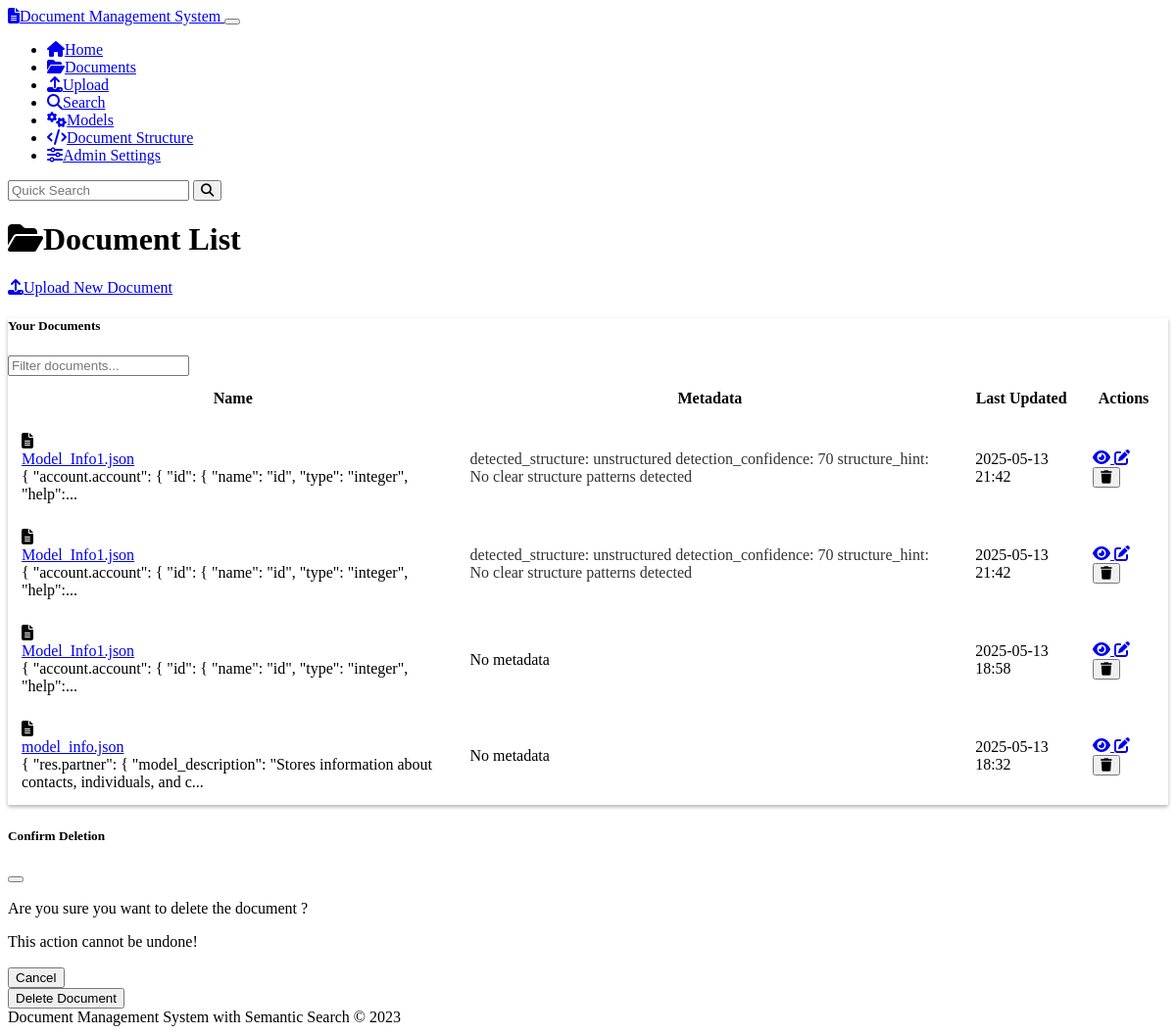
Screenshot of /documents with the database file from the repository.
### models.py (models this page shows, shortened)
class Document(db.Model):
    id = db.Column(db.String(36), primary_key=True, default=lambda: str(uuid.uuid4()))
    name = db.Column(db.String(255), nullable=False)
    content = db.Column(db.Text, nullable=False)
    mime_type = db.Column(db.String(100), nullable=False)
    created_at = db.Column(db.DateTime, default=datetime.datetime.utcnow)
    updated_at = db.Column(db.DateTime, default=datetime.datetime.utcnow, onupdate=datetime.datetime.utcnow)
    chunks = db.relationship('Chunk', backref='document', cascade='all, delete-orphan')
    doc_metadata = db.relationship('Metadata', backref='document', cascade='all, delete-orphan')

class Metadata(db.Model):
    id = db.Column(db.String(36), primary_key=True, default=lambda: str(uuid.uuid4()))
    document_id = db.Column(db.String(36), db.ForeignKey('document.id'), nullable=False)
    key = db.Column(db.String(100), nullable=False)
    value = db.Column(db.String(255), nullable=False)

### routes.py (the view)
@app.route('/documents')
def document_list():
    documents = Document.query.order_by(Document.updated_at.desc()).all()
    documents_with_metadata = []
    for doc in documents:
        doc_metadata = Metadata.query.filter_by(document_id=doc.id).all()
        documents_with_metadata.append({
            'document': doc,
            'metadata': doc_metadata
        })
    return render_template('document_list.html', documents=documents_with_metadata)

### templates/document_list.html (shortened to what this page needs)
{% extends 'base.html' %}
{% block content %}
<div class="row mb-4">
    <div class="col-md-6">
        <h1><i class="fas fa-folder-open me-2"></i>Document List</h1>
    </div>
    <div class="col-md-6 text-md-end">
        <a href="{{ url_for('upload') }}" class="btn btn-primary">
            <i class="fas fa-upload me-1"></i>Upload New Document
        </a>
    </div>
</div>
{% if documents %}
    <div class="row mb-4">
        <div class="col-12">
            <div class="card">
                <div class="card-header">
                    <div class="row align-items-center">
                        <div class="col-md-6">
                            <h5 class="mb-0">Your Documents</h5>
                        </div>
                        <div class="col-md-6">
                            <input type="text" id="document-search" class="form-control" placeholder="Filter documents...">
                        </div>
                    </div>
                </div>
                <div class="table-responsive">
                    <table class="table table-hover align-middle mb-0">
                        <thead>
                            <tr>
                                <th>Name</th>
                                <th>Metadata</th>
                                <th>Last Updated</th>
                                <th class="text-center">Actions</th>
                            </tr>
                        </thead>
                        <tbody>
                            {% for doc_item in documents %}
                                <tr class="document-row">
                                    <td>
                                        <div class="d-flex align-items-center">
                                            <i class="fas fa-file-alt text-muted me-2"></i>
                                            <div>
                                                <a href="{{ url_for('document_view', document_id=doc_item.document.id) }}" class="text-decoration-none">
                                                    {{ doc_item.document.name }}
                                                </a>
                                                <div class="small text-muted">
                                                    {{ (doc_item.document.content[:100] + '...') if doc_item.document.content|length > 100 else doc_item.document.content }}
                                                </div>
                                            </div>
                                        </div>
                                    </td>
                                    <td>
                                        {% if doc_item.metadata %}
                                            {% for meta in doc_item.metadata %}
                                                <span class="badge bg-secondary me-1">
                                                    {{ meta.key }}: {{ meta.value }}
                                                </span>
                                            {% endfor %}
                                        {% else %}
                                            <span class="text-muted">No metadata</span>
                                        {% endif %}
                                    </td>
                                    <td>{{ doc_item.document.updated_at.strftime('%Y-%m-%d %H:%M') }}</td>
                                    <td>
                                        <div class="btn-group">
                                            <a href="{{ url_for('document_view', document_id=doc_item.document.id) }}"
                                               class="btn btn-sm btn-outline-info" title="View Document">
                                                <i class="fas fa-eye"></i>
                                            </a>
                                            <a href="{{ url_for('document_edit', document_id=doc_item.document.id) }}"
                                               class="btn btn-sm btn-outline-warning" title="Edit Document">
                                                <i class="fas fa-edit"></i>
                                            </a>
                                            <button type="button" class="btn btn-sm btn-outline-danger delete-document"
                                                    data-document-id="{{ doc_item.document.id }}"
                                                    data-document-name="{{ doc_item.document.name }}"
                                                    title="Delete Document">
                                                <i class="fas fa-trash"></i>
                                            </button>
                                        </div>
                                    </td>
                                </tr>
                            {% endfor %}
                        </tbody>
                    </table>
                </div>
            </div>
        </div>
    </div>
{% else %}
    <div class="alert alert-info">
        <i class="fas fa-info-circle me-2"></i>No documents found. <a href="{{ url_for('upload') }}">Upload your first document</a>!
    </div>
{% endif %}
<div class="modal fade" id="deleteDocumentModal" tabindex="-1" aria-labelledby="deleteDocumentModalLabel" aria-hidden="true">
    <div class="modal-dialog">
        <div class="modal-content">
            <div class="modal-header">
                <h5 class="modal-title" id="deleteDocumentModalLabel">Confirm Deletion</h5>
                <button type="button" class="btn-close" data-bs-dismiss="modal" aria-label="Close"></button>
            </div>
            <div class="modal-body">
                <p>Are you sure you want to delete the document <strong id="delete-document-name"></strong>?</p>
                <p class="text-danger">This action cannot be undone!</p>
            </div>
            <div class="modal-footer">
                <button type="button" class="btn btn-secondary" data-bs-dismiss="modal">Cancel</button>
                <form id="delete-document-form" method="post">
                    <button type="submit" class="btn btn-danger">Delete Document</button>
                </form>
            </div>
        </div>
    </div>
</div>
{% endblock %}

### static/css/custom.css (style rules this page uses)
body { min-height: 100vh; display: flex; flex-direction: column; }
.badge.bg-secondary { opacity: 0.8; }
.card { box-shadow: 0 0.125rem 0.25rem rgba(0, 0, 0, 0.3); margin-bottom: 1.5rem; }
.card-header { font-weight: 500; }
.btn { font-weight: 500; }
.btn-primary { background-color: var(--bs-primary); border-color: var(--bs-primary); }
.table > :not(caption) > * > * { padding: 0.75rem; }
.modal-header { border-bottom: 1px solid rgba(255, 255, 255, 0.1); }
.modal-footer { border-top: 1px solid rgba(255, 255, 255, 0.1); }

### rows the page displays
Document: document.name "Model_Info1.json", content "{ \"account.account\": { \"id\": { \"name\": \"id\", \"type\": \"integer\", \"help\":...", document.updated_at "2025-05-13 21:42"
Metadata: key "detected_structure", value "unstructured"
Metadata: key "detection_confidence", value "70"
Metadata: key "structure_hint", value "No clear structure patterns detected"
Document: document.name "Model_Info1.json", content "{ \"account.account\": { \"id\": { \"name\": \"id\", \"type\": \"integer\", \"help\":...", document.updated_at "2025-05-13 21:42"
Metadata: key "detected_structure", value "unstructured"
Metadata: key "detection_confidence", value "70"
Metadata: key "structure_hint", value "No clear structure patterns detected"
Document: document.name "Model_Info1.json", content "{ \"account.account\": { \"id\": { \"name\": \"id\", \"type\": \"integer\", \"help\":...", document.updated_at "2025-05-13 18:58"
Document: document.name "model_info.json", content "{ \"res.partner\": { \"model_description\": \"Stores information about contacts, individuals, and c...", document.updated_at "2025-05-13 18:32"
